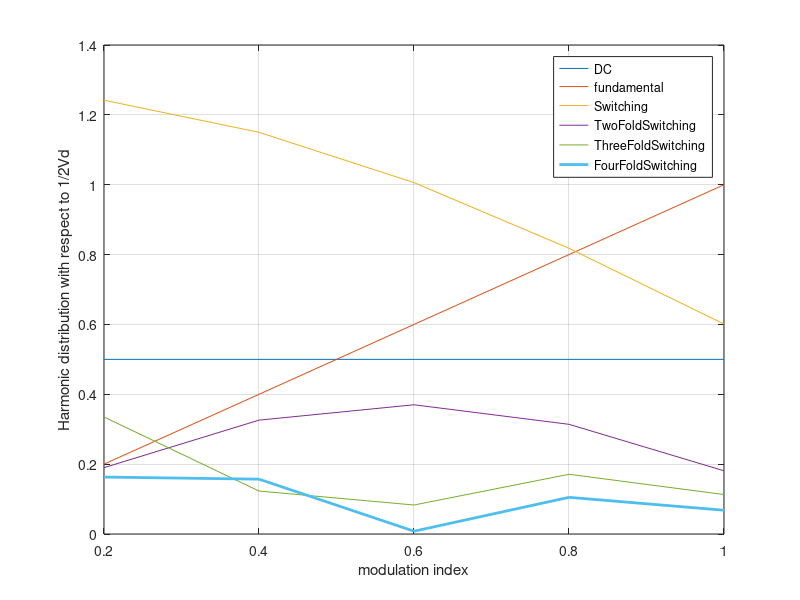

The MATLAB source for this figure:
% Mohan 8.2 table 8-1  shows generalized harmonics
ma= [0.2 0.4 0.6 0.8 1.0];

DC=[1/2 1/2 1/2 1/2 1/2];

f1= [0.2 0.4 0.6 0.8 1.0];

mf=[1.242 1.15 1.006 0.818 0.601];

TwoMf1=[0.190 0.326 0.370 0.314 0.181];

ThreeMf=[0.335 0.123 0.083 0.171 0.113];

FourMf1=[0.163 0.157 0.008 0.105 0.068];

figure(1)
plot(ma,DC,ma,f1,ma,mf,ma,TwoMf1,ma,ThreeMf,ma,FourMf1,'Linewidth',2);
xlabel('modulation index');
ylabel('Harmonic distribution with respect to 1/2Vd')
legend('DC','fundamental','Switching','TwoFoldSwitching','ThreeFoldSwitching','FourFoldSwitching');
grid on;

%
